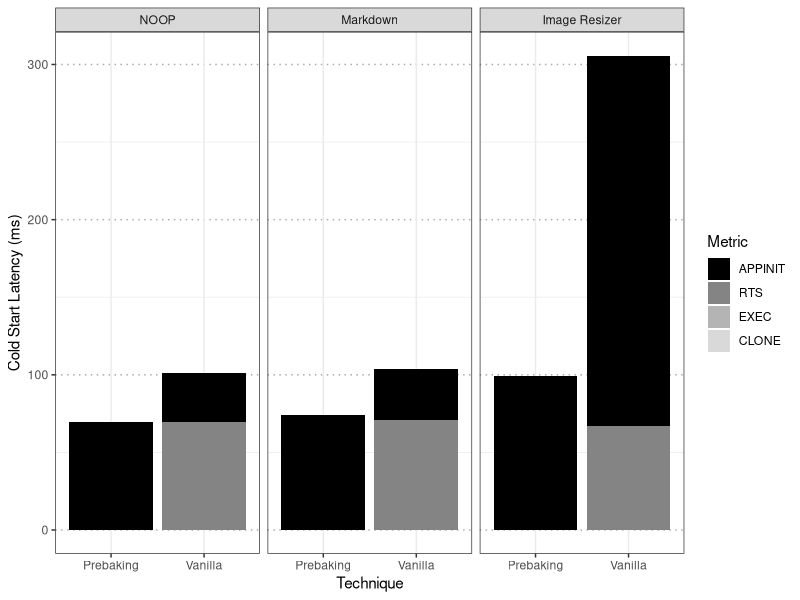
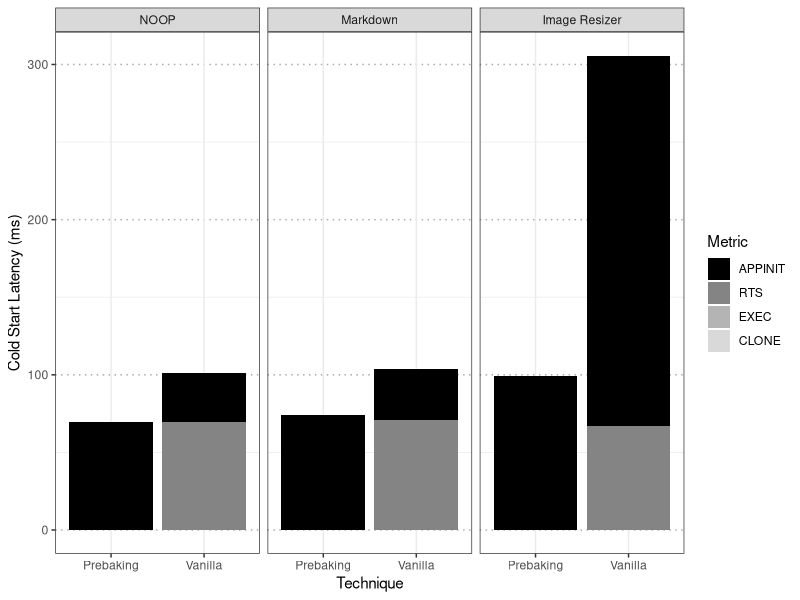

Write R code to recreate these figures, in order.
# Metrics:
# InitializationTime -> time between the exec of the function and until it is ready to start serving requests.
# ExecID -> Treatment replica ID
# ReqID -> ID of the request within the treatment replica (0 meaning the first request)

require(dplyr)
require(ggplot2)
require(ggpubr)
library(boot)

bpftrace_startup <- read.csv("data/java_treated_startup_bpftrace.csv") %>% filter(is.na(Value) == FALSE)

calc_perc <- function(df){
  df <- df %>%
    group_by(Runtime, App, Technique, Metric) %>%
    summarise(sum=sum(Value),
              med=median(Value),
              p99=quantile(Value, 0.99)) %>%
    mutate(perc=signif((sum/sum(sum))*100, digits=3))
  return(df)
}

perc_bpftrace_startup <- calc_perc(bpftrace_startup)

p <- c("yellowgreen", "skyblue4", "violetred4")  # from viridis color pallete.

ggplot(transform(perc_bpftrace_startup, App=factor(App, levels = c("NOOP", "Markdown", "Image Resizer"))) %>%
         filter(Metric != "ST", Technique != "Prebaking Warm")) +
  #facet_grid(Runtime~App) +
  facet_grid(.~App) +
  geom_bar(aes(y = med,
               x = factor(Technique, c("Prebaking", "Vanilla")),
               fill = factor(Metric, c("APPINIT", "RTS", "EXEC", "CLONE"))),
           stat = "identity") +
  labs(fill = "Metric", x = "Technique", y = "Cold Start Latency (ms)") +
  theme_pubclean() +
  theme_bw() +
  scale_fill_grey(start = 0, end = 0.85) +
  theme(panel.grid.major.y = element_line(colour = "darkgray", linetype = 3))
#axis.text.x = element_text(angle = 45, hjust = 1))

ggsave("new_stacked_startup_components_bar_plot.png")